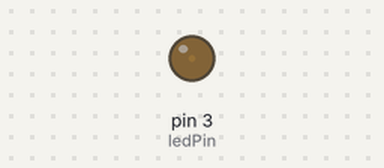
The sketch below on a simulated Arduino Uno, built with avr-gcc and run on an emulated ATmega328P. On the bench: output pins drawn as LEDs (lit = HIGH).

Above: at 0.05 s.
At 1.15 s:
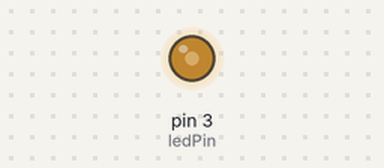
At 2.3 s:
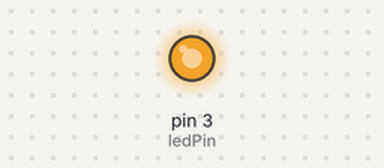
At 4.55 s:
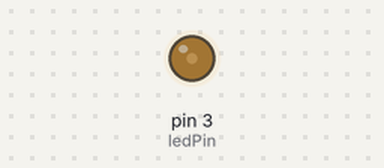
Timing chart, 0 to 6.7 s (numbered marks = the images above):
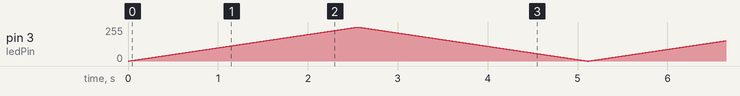

The sketch:

sketch_feb21c.ino
```cpp
const int ledPin = 3;

void setup()
{
  Serial.begin(9600);
  pinMode(ledPin, OUTPUT);
}

void loop()
{
  for (int i = 0; i < 255; i++)
  {
    analogWrite(ledPin, i);
    delay(10);
  }
  for (int i = 255; i >= 0; i--)
  {
    analogWrite(ledPin, i);
    delay(10);
  }
}
```
